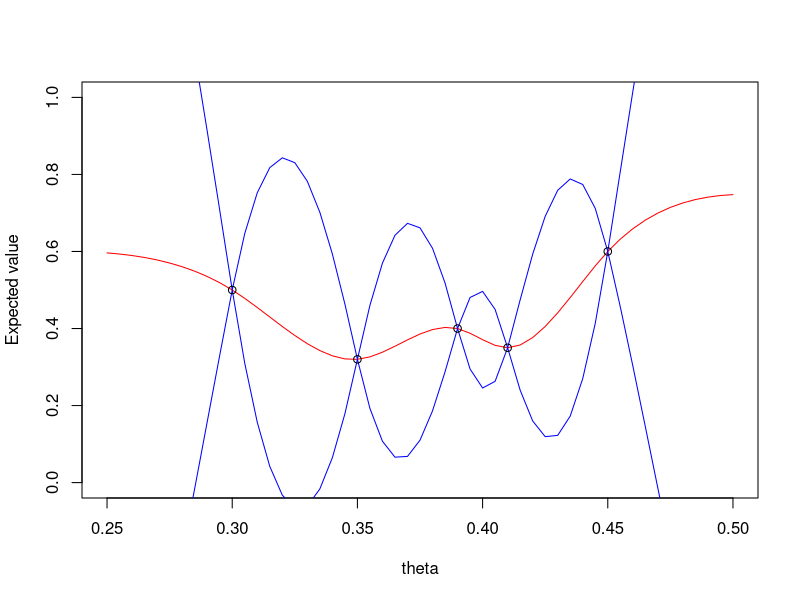
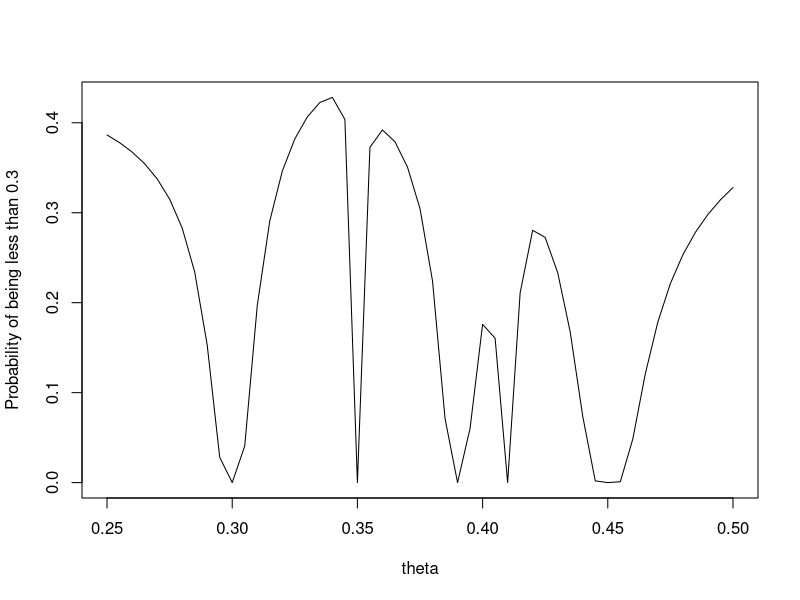
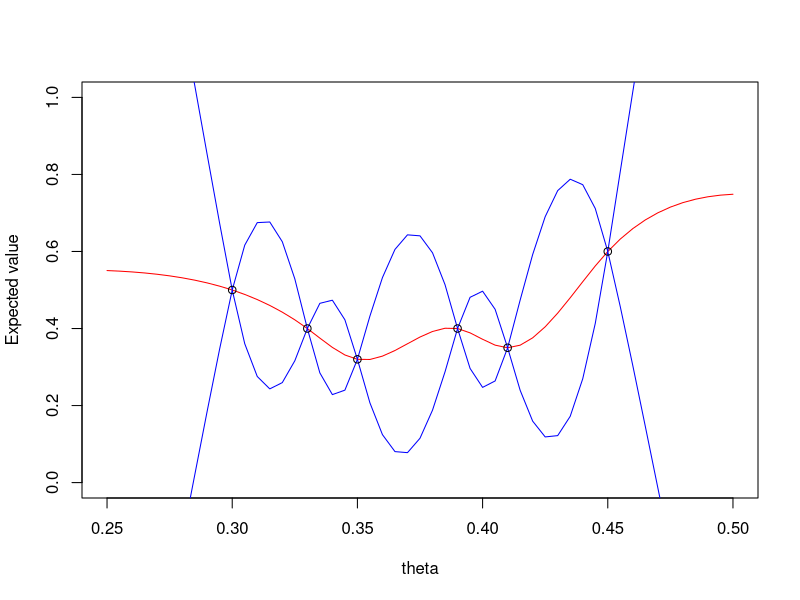
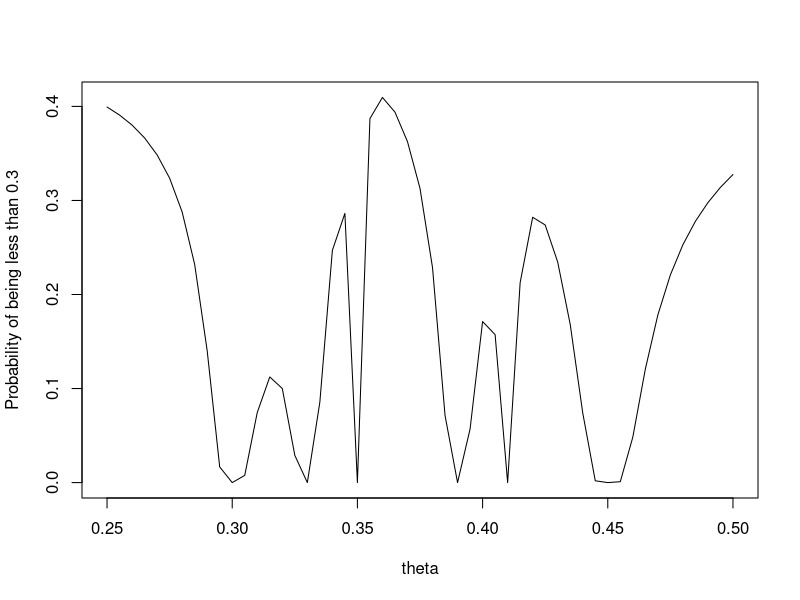

These figures' R source, in order:
# array of thetas from 0.25 to 0.5 in steps of 0.005
theta <- seq(0.25, 0.5, length.out = 51)

theta_0 <- c(0.3, 0.35, 0.39, 0.41, 0.45)
x_0 <- c(0.5, 0.32, 0.4, 0.35, 0.6)
var <- 0.5**2
# make array of 0.5 same length as theta
e_theta <- rep(0.5, length(theta))

# define function of variance
variance <- function(theta_1, theta_2) {
    return((1 + 15 * abs(theta_1 - theta_2)) * exp(-15 * abs(theta_1 - theta_2))/var)
}

# calculate variance matrix for theta
var_matrix_theta <- outer(theta, theta, variance)
var_matrix_theta_0 <- outer(theta_0, theta_0, variance)
var_matrix_com <- outer(theta, theta_0, variance)

expected <- e_theta + var_matrix_com %*% solve(var_matrix_theta_0) %*% (x_0 - rep(0.5, length(theta_0)))
var_exp <- var_matrix_theta - var_matrix_com %*% solve(var_matrix_theta_0) %*% t(var_matrix_com)


# plot
png(file = "figures/2a.png")
plot(theta, expected, col = "red", type = "l", xlab = "theta", ylab = "Expected value", ylim = c(0, 1))
lines(theta, expected + qnorm(0.95)*sqrt(diag(var_exp)), col = "blue")
lines(theta, expected - qnorm(0.95)*sqrt(diag(var_exp)), col = "blue")
points(theta_0, x_0)
dev.off()
# 2 b)
# calculate the probablity of it being less than 0.3 at each point
prob <- pnorm(0.3, expected, sqrt(diag(var_exp)))
prob[11] <- 0
png(file = "figures/2b.png")
plot(theta, prob, type = "l", xlab = "theta", ylab = "Probability of being less than 0.3")
dev.off()

# 2 c)
# add (0.33, 0.4) to the data
theta_1 <- c(theta_0, 0.33)
x_1 <- c(x_0, 0.4)
var_matrix_theta_1 <- outer(theta_1, theta_1, variance)
var_matrix_com_1 <- outer(theta, theta_1, variance)

expected_1 <- e_theta + var_matrix_com_1 %*% solve(var_matrix_theta_1) %*% (x_1 - rep(0.5, length(theta_1)))
var_exp_1 <- var_matrix_theta - var_matrix_com_1 %*% solve(var_matrix_theta_1) %*% t(var_matrix_com_1)


sqr <- sqrt(diag(var_exp_1))
# Change the 11th element to 0 as it was -1e-15, assuming this is a rounding error
sqr[11] <- 0
# plot
png(file = "figures/2c_1.png")

plot(theta, expected_1, col = "red", type = "l", xlab = "theta", ylab = "Expected value", ylim = c(0, 1))
lines(theta, expected_1 + qnorm(0.95)*sqr, col = "blue")
lines(theta, expected_1 - qnorm(0.95)*sqr, col = "blue")
points(theta_1, x_1)
dev.off()

# Probablity of being less than 0.3 at each point
prob_1 <- pnorm(0.3, expected_1, sqr)
png(file = "figures/2c_2.png")

plot(theta, prob_1, type = "l", xlab = "theta", ylab = "Probability of being less than 0.3")
dev.off()
print(theta[which.max(prob_1)])
